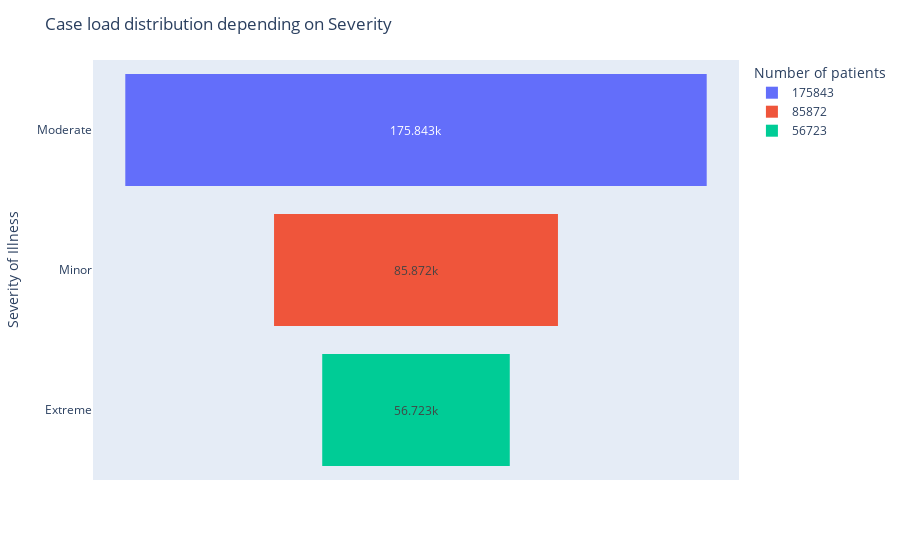

Write notebook code for a chart like this one.
### Code cell
fig5=px.funnel(sevgrp, x='Count', y='Severity of Illness', color='Count', labels={'Count': 'Number of patients'})
fig5.update_layout(title='Case load distribution depending on Severity')
fig5.show()

### Figure 1 — Plotly figure (JSON) as saved in the notebook; plotly's stock layout.template omitted (floating-point values rounded to 4 significant figures)
{"data": [{"hovertemplate": "Number of patients=%{x}<br>Severity of Illness=%{y}<extra></extra>", "legendgroup": "175843", "marker": {"color": "#636efa"}, "name": "175843", "orientation": "h", "showlegend": true, "type": "funnel", "x": [175843], "xaxis": "x", "y": ["Moderate"], "yaxis": "y"}, {"hovertemplate": "Number of patients=%{x}<br>Severity of Illness=%{y}<extra></extra>", "legendgroup": "85872", "marker": {"color": "#EF553B"}, "name": "85872", "orientation": "h", "showlegend": true, "type": "funnel", "x": [85872], "xaxis": "x", "y": ["Minor"], "yaxis": "y"}, {"hovertemplate": "Number of patients=%{x}<br>Severity of Illness=%{y}<extra></extra>", "legendgroup": "56723", "marker": {"color": "#00cc96"}, "name": "56723", "orientation": "h", "showlegend": true, "type": "funnel", "x": [56723], "xaxis": "x", "y": ["Extreme"], "yaxis": "y"}], "layout": {"legend": {"title": {"text": "Number of patients"}, "tracegroupgap": 0}, "margin": {"t": 60}, "title": {"text": "Case load distribution depending on Severity"}, "xaxis": {"anchor": "y", "categoryarray": [175843, 85872, 56723], "categoryorder": "array", "domain": [0, 1], "title": {"text": "Number of patients"}}, "yaxis": {"anchor": "x", "domain": [0, 1], "title": {"text": "Severity of Illness"}}}}
